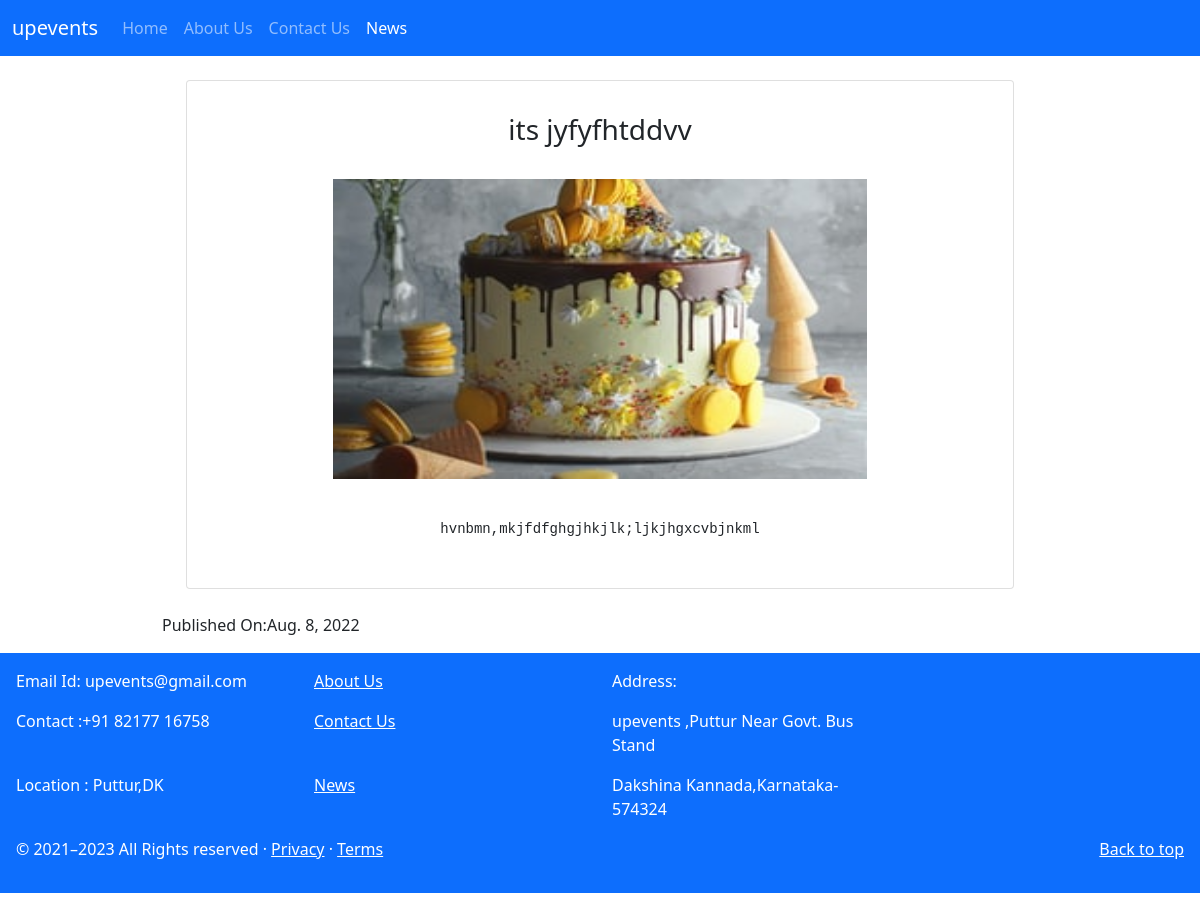
Page /news/4 on the committed database.
### organiser/models.py (models this page shows, shortened)
class News(models.Model):
    news_id = models.AutoField(primary_key=True)
    news_title = models.CharField(max_length=50)
    pub_date = models.DateField(default=date.today(),null=True)
    image = models.ImageField(upload_to='organiser/images', default="")
    desc = models.TextField(max_length=5000, default="" )

### upevent/views.py (the view)
# urls.py: path('news/<int:my_id>',views.newss,name='news'),
def newss(request,my_id):
    news_content=News.objects.filter(news_id=my_id)
    return render(request,'upevents/news.html',{'news_content':news_content})

### upevent/templates/upevents/news.html (shortened to what this page needs)
{% extends 'user/basic.html' %}
{% block newsactive %} active {% endblock newsactive %}
{% block body %}
{% for news in news_content %}
<div class="container text-center">
    <div class="card m-4 p-3">
        <h3 class="m-3"> {{news.news_title}}</h3>
        <div class="p-3  text-center">
            <img src="/media/{{news.image}} " height="300px" width="70%" alt="">
        </div>
        <div class="text-center mt-4">
            <pre><p>{{news.desc}}</p></pre>
        </div>
    </div>
</div>
<div class="container text-right">
    <p>Published On:{{news.pub_date}}</p>
</div>
{% endfor %}
{% endblock body%}

### user/static/user/css/customcss.css (style rules this page uses)
.container { max-width: 900px; margin: 0 auto; }

### rows in the picture
News: news_title "its jyfyfhtddvv", image (picture), desc "hvnbmn,mkjfdfghgjhkjlk;ljkjhgxcvbjnkml", pub_date "Aug. 8, 2022"
